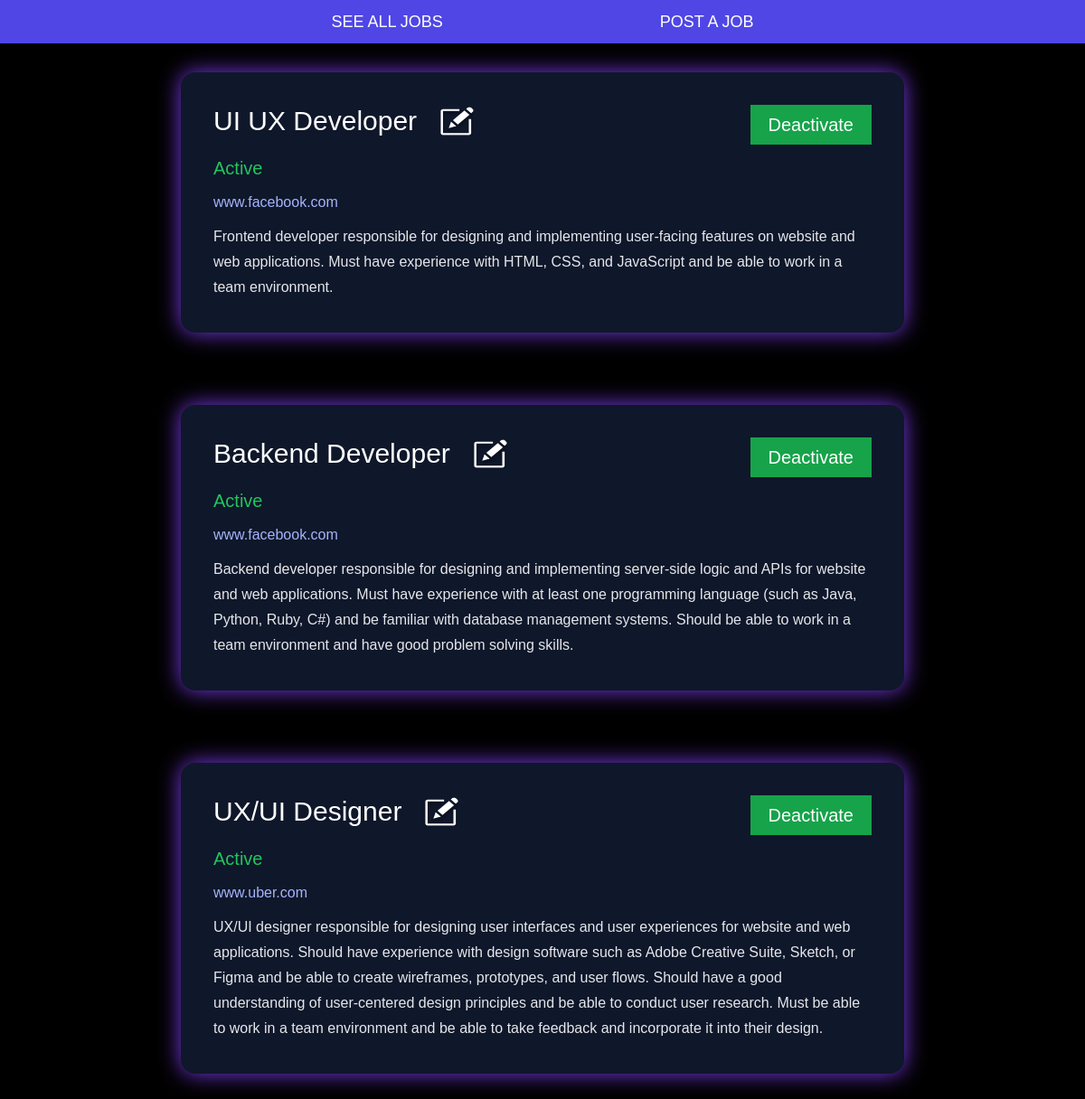
The app's page /jobs/, older data.
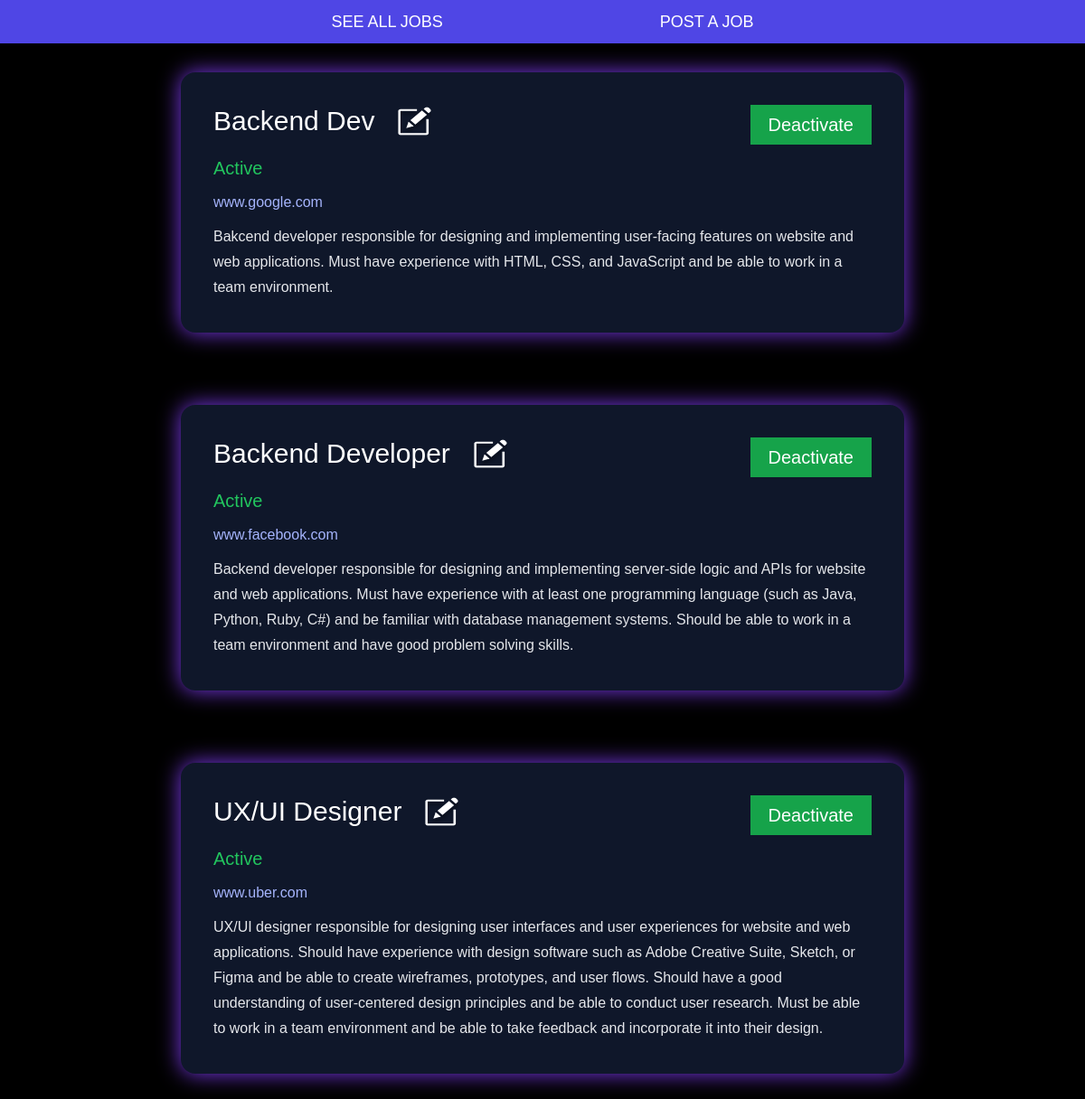
The same page, newer data.
### jobs/models.py (models this page shows, shortened)
class Job(models.Model):
    url = models.CharField(max_length=100)
    title = models.CharField(max_length=100)
    description = models.TextField()
    active = models.BooleanField(default=1)

### jobs/views.py (the view)
# urls.py: path('', views.JobView.as_view(), name='list_jobs'),
class JobView(ListView):
    model = Job
    template_name = 'jobs/jobs_index.html'

### templates/jobs/jobs_index.html (shortened to what this page needs)
{% extends 'base.html' %}
{% load static %}
{% block content %}
    {% for item in job_list %}
        <div class="relative" id="job-container" >
            <div class="flex flex-col relative bg-slate-900 w-2/3 mx-auto my-20 rounded-2xl space-y-3 p-9" >
                <span class="relative flex flex-row text-3xl font-medium gap-5">
                    {{ item.title }}
                    <div class="flex justify-between w-full h-full flex-1">
                    <a href="{% url 'jobs:edit_job' item.id %}"><img src="{% static 'assets/edit.svg' %}"
                                                                     class="scale-90"
                                                                     alt="edit"
                                                                     href="{% url 'jobs:edit_job' item.id %}"/></a>
                        {% if not item.active %}
                            <button class="text-xl  py-2 px-5 bg-red-600 transition duration-150 ease-in-out hover:bg-red-500  hover:scale-110  "><a href="{% url 'jobs:activate' item.id %}">Activate</a></button>
                        {% else %}
                            <button class="text-xl py-2 px-5 bg-green-600 transition duration-150 ease-in-out hover:bg-green-500 hover:scale-110 "><a href="{% url 'jobs:deactivate' item.id %}">Deactivate</a></button>
                        {% endif %}
                        </div>
                </span>
                {% if item.active %}
                    <div class="text-xl text-green-500">Active</div>
                {% else %}
                    <div class="text-xl text-red-500">Not active</div>
                {% endif %}
                <a href="http://{{ item.url }}" onclick="" class="text-indigo-300">{{ item.url }}</a>
                <span class="text-gray-200 leading-7">{{ item.description }}</span>
            </div>
        </div>
    {% endfor %}
{% endblock %}

### templates/base.html (shortened to what this page needs)
<!DOCTYPE html>
<html lang="en">
{% load static %}
<head>
    <link rel="stylesheet" href="{% static 'templates/dist/output.css' %}">
</head>
<body class="bg-black text-white font-poppins">
<nav
        class="w-full flex bg-indigo-600 fixed z-10 h-12 justify-center gap-60 items-center text-lg font-medium top-0 "
>
    <a href="{% url 'jobs:list_jobs' %}" >SEE ALL JOBS</a>
    <a href="{% url 'jobs:create_job' %}" >POST A JOB</a>
</nav>
{% block content %}
{% endblock %}
</body>
</html>

Row changes from the older to the newer data that the page shows:
changed Job: title "UI UX Developer" → "Backend Dev"; url "www.facebook.com" → "www.google.com"; description "Frontend developer responsible for designing…" → "Bakcend developer responsible for designing…"
